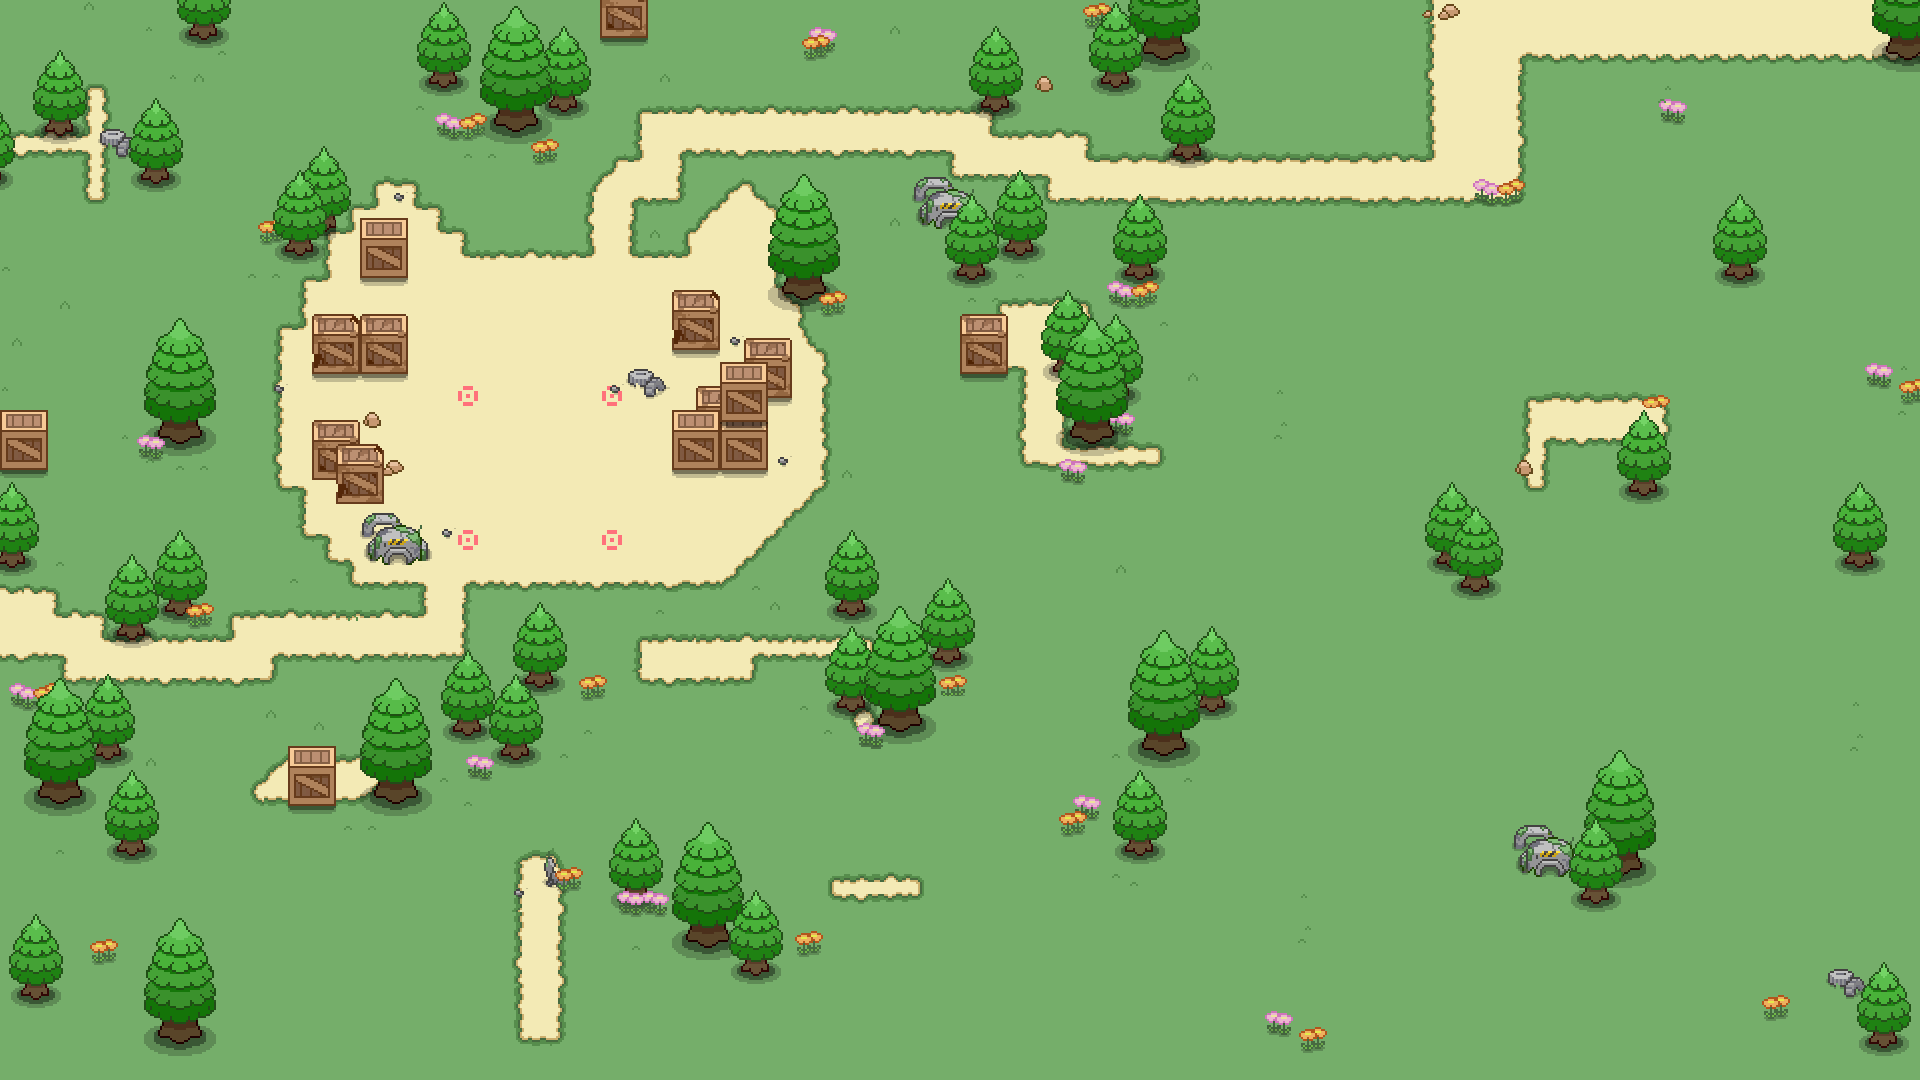

Rendered tile map (Tiled .tmx) drawn with the repository's tilesets; below, a short description and the map source with its tile grids summarised:
An orthogonal 80x45 tile map with 24x24 px tiles, 6 tile layers (grounds, pathtag, 1, 2, ...), 1 hidden layer not drawn, 12 tilesets and 3 objects.

<map version="1.0" tiledversion="2017.12.07" orientation="orthogonal" renderorder="right-down" width="80" height="45" tilewidth="24" tileheight="24" infinite="0" nextobjectid="86">
 <tileset firstgid="1" name="grounds" tilewidth="24" tileheight="24" tilecount="500" columns="20">
  <image source="grounds.png" width="480" height="600" />
 </tileset>
 <tileset firstgid="501" name="bigtree" tilewidth="72" tileheight="138" tilecount="1" columns="1">
  <image source="big_tree.png" width="72" height="138" />
 </tileset>
 <tileset firstgid="502" name="smalltree" tilewidth="54" tileheight="99" tilecount="1" columns="1">
  <image source="tree2.png" width="54" height="99" />
 </tileset>
 <tileset firstgid="503" name="meta" tilewidth="24" tileheight="24" tilecount="3" columns="3">
  <image source="meta.png" width="72" height="24" />
  <tile id="0">
   <properties>
    <property name="pass" type="bool" value="false" />
   </properties>
  </tile>
  <tile id="2">
   <properties>
    <property name="pass" type="bool" value="true" />
   </properties>
  </tile>
 </tileset>
 <tileset firstgid="506" name="element" tilewidth="24" tileheight="24" tilecount="1296" columns="48">
  <image source="element.png" width="1152" height="648" />
 </tileset>
 <tileset firstgid="1802" name="water" tilewidth="24" tileheight="24" tilecount="910" columns="26">
  <image source="water.png" width="624" height="840" />
 </tileset>
 <tileset firstgid="2712" name="box_push" tilewidth="48" tileheight="68" tilecount="1" columns="1">
  <image source="box_push.png" width="48" height="68" />
 </tileset>
 <tileset firstgid="2713" name="box2" tilewidth="48" tileheight="60" tilecount="1" columns="1">
  <image source="box2.png" width="48" height="60" />
 </tileset>
 <tileset firstgid="2714" name="box3" tilewidth="48" tileheight="60" tilecount="1" columns="1">
  <image source="box3.png" width="48" height="60" />
 </tileset>
 <tileset firstgid="2715" name="box1" tilewidth="48" tileheight="60" tilecount="1" columns="1">
  <image source="box1.png" width="48" height="60" />
 </tileset>
 <tileset firstgid="2716" name="element2" tilewidth="24" tileheight="24" tilecount="1296" columns="48">
  <image source="element2.png" width="1152" height="648" />
 </tileset>
 <tileset firstgid="4012" name="pathtag" tilewidth="24" tileheight="24" tilecount="3" columns="3">
  <image source="pathtag.png" width="72" height="24" />
 </tileset>
 <layer name="grounds" width="80" height="45">
  <data>[3600 cells, 3600 non-empty, 65 distinct tile ids]</data>
 </layer>
 <layer name="pathtag" width="80" height="45">
  <data>[3600 cells, 6 non-empty, 3 distinct tile ids]</data>
 </layer>
 <layer name="1" width="80" height="45">
  <data>[3600 cells, 656 non-empty, 112 distinct tile ids]</data>
 </layer>
 <layer name="2" width="80" height="45">
  <data>[3600 cells, 283 non-empty, 59 distinct tile ids]</data>
 </layer>
 <layer name="3" width="80" height="45">
  <data>[3600 cells, 67 non-empty, 47 distinct tile ids]</data>
 </layer>
 <layer name="4" width="80" height="45">
  <data>[3600 cells, 4 non-empty, 4 distinct tile ids]</data>
 </layer>
 <objectgroup name="gameObj">
  <object id="82" gid="501" x="666" y="619" width="72" height="138" />
  <object id="84" gid="2714" x="379" y="406" width="48" height="60" />
  <object id="85" gid="2712" x="636" y="542" width="48" height="68" />
 </objectgroup>
 <layer name="meta" width="80" height="45" visible="0" opacity="0.53">
  <data>[3600 cells, 34 non-empty, 1 distinct tile ids]</data>
 </layer>
</map>
